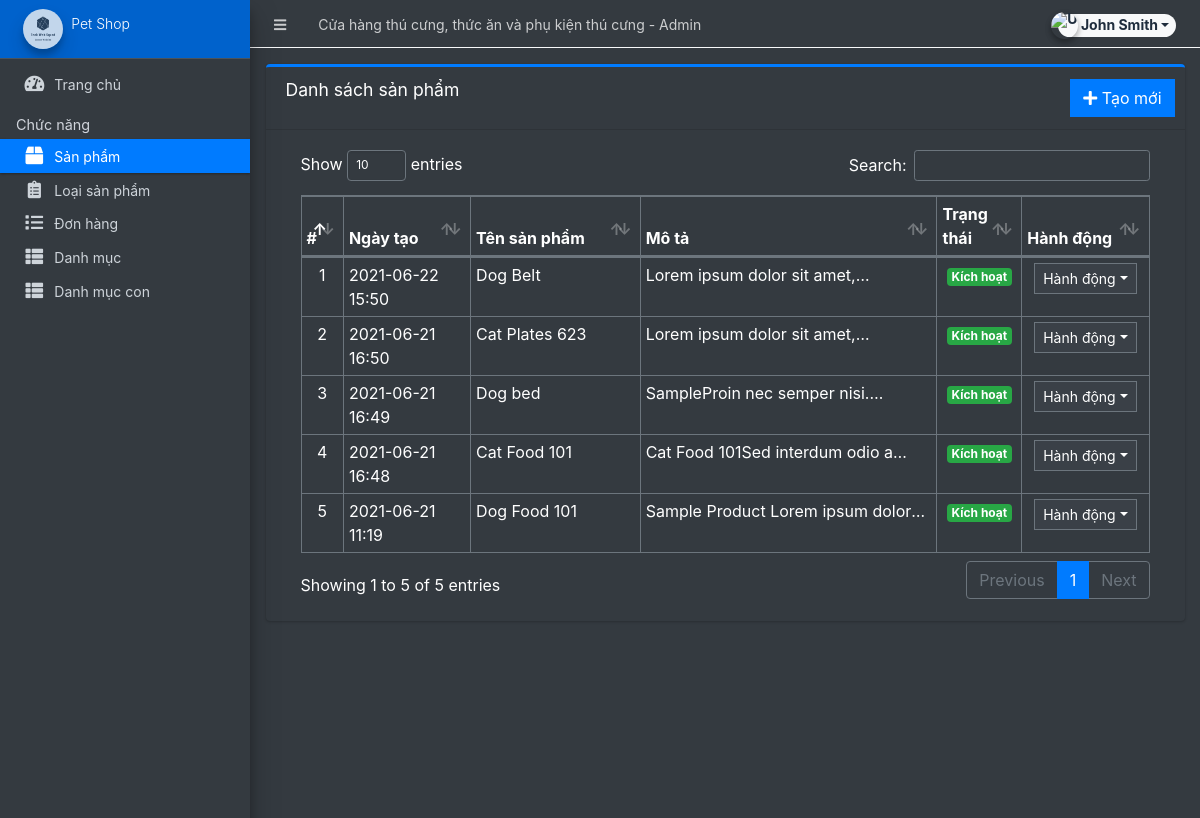
/admin/?page=product (signed in), run on the app's committed database.
### tables this page shows
CREATE TABLE `products` (
  `id` int(30) NOT NULL,
  `category_id` int(30) NOT NULL,
  `sub_category_id` int(30) NOT NULL,
  `product_name` varchar(250) NOT NULL,
  `description` text NOT NULL,
  `status` tinyint(1) NOT NULL DEFAULT 1,
  `date_created` datetime NOT NULL DEFAULT current_timestamp()
);

### admin/product/index.php (the view, shortened to what this page needs)
<div class="card card-outline card-primary">
	<div class="card-header">
		<h3 class="card-title">Danh sách sản phẩm</h3>
		<div class="card-tools">
			<a href="?page=product/manage_product" class="btn btn-flat btn-primary"><span class="fas fa-plus"></span>  Tạo mới</a>
		</div>
	</div>
	<div class="card-body">
		<div class="container-fluid">
        <div class="container-fluid">
			<table class="table table-bordered table-stripped">
				<colgroup>
					<col width="5%">
					<col width="15%">
					<col width="20%">
					<col width="35%">
					<col width="10%">
					<col width="15%">
				</colgroup>
				<thead>
					<tr>
						<th>#</th>
						<th>Ngày tạo</th>
						<th>Tên sản phẩm</th>
						<th>Mô tả</th>
						<th>Trạng thái</th>
						<th>Hành động</th>
					</tr>
				</thead>
				<tbody>
					<?php
					$i = 1;
						$qry = $conn->query("SELECT * from `products` order by unix_timestamp(date_created) desc ");
						while($row = $qry->fetch_assoc()):
                            $row['description'] = strip_tags(stripslashes(html_entity_decode($row['description'])));
					?>
						<tr>
							<td class="text-center"><?php echo $i++; ?></td>
							<td><?php echo date("Y-m-d H:i",strtotime($row['date_created'])) ?></td>
							<td><?php echo $row['product_name'] ?></td>
							<td ><p class="truncate-1 m-0"><?php echo $row['description'] ?></p></td>
							<td class="text-center">
                                <?php if($row['status'] == 1): ?>
                                    <span class="badge badge-success">Kích hoạt</span>
                                <?php else: ?>
                                    <span class="badge badge-danger">Dừng kích hoạt</span>
                                <?php endif; ?>
                            </td>
							<td align="center">
								 <button type="button" class="btn btn-flat btn-default btn-sm dropdown-toggle dropdown-icon" data-toggle="dropdown">
				                  		Hành động
				                  </button>
							</td>
						</tr>
					<?php endwhile; ?>
				</tbody>
			</table>
		</div>
		</div>
	</div>
</div>

### data on the page
products: date_created "2021-06-22 15:50", product_name "Dog Belt", description "Lorem ipsum dolor sit…", status "Kích hoạt"
products: date_created "2021-06-21 16:50", product_name "Cat Plates 623", description "Lorem ipsum dolor sit…", status "Kích hoạt"
products: date_created "2021-06-21 16:49", product_name "Dog bed", description "SampleProin nec semper…", status "Kích hoạt"
products: date_created "2021-06-21 16:48", product_name "Cat Food 101", description "Cat Food 101Sed interdum odio…", status "Kích hoạt"
products: date_created "2021-06-21 11:19", product_name "Dog Food 101", description "Sample Product Lorem ipsum…", status "Kích hoạt"

### other printed values
$_settings->info('name') "Cửa hàng thú cưng, thức ăn và phụ kiện thú cưng"
$_settings->userdata('firstname').' '.$_settings->userdata('lastname') "John Smith"
$_settings->info('short_name') "Pet Shop"
